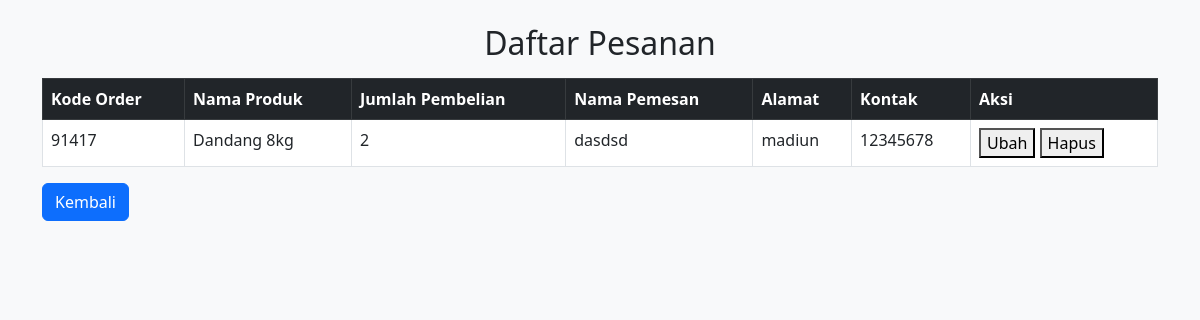
Before: /orders-admin with the older database file.
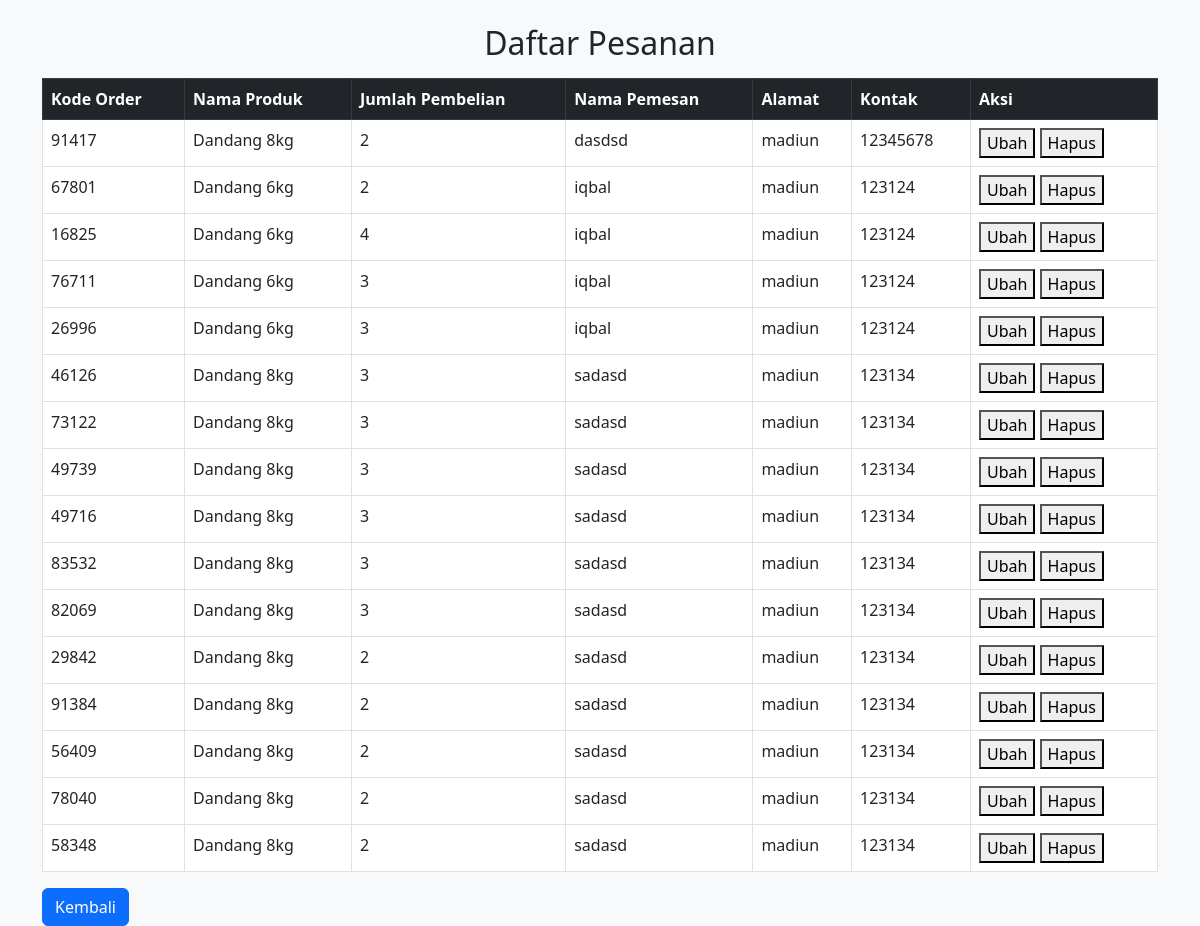
After: the same page with the newer database file.
### tables this page shows
CREATE TABLE orders (
        id INTEGER PRIMARY KEY AUTOINCREMENT,
        kd_order TEXT NOT NULL,
        product_name TEXT NOT NULL,
        quantity INTEGER NOT NULL,
        customer_name TEXT NOT NULL,
        address TEXT NOT NULL,
        contact TEXT NOT NULL
    );

### app.py (the view)
@app.route("/orders-admin")
def orders_admin():
    conn = sqlite3.connect("database.db")
    cursor = conn.cursor()
    cursor.execute("SELECT * FROM orders")
    orders = cursor.fetchall()
    conn.close()
    return render_template("orders_admin.html", orders=orders)

### templates/orders_admin.html (shortened to what this page needs)
<!DOCTYPE html>
<html lang="id">
<head>
    <link rel="stylesheet" href="https://cdn.jsdelivr.net/npm/bootstrap@5.3.0/dist/css/bootstrap.min.css">
</head>
<body class="bg-light">
<div class="container mt-4">
    <h2 class="text-center">Daftar Pesanan</h2>
    <table class="table table-bordered mt-3">
        <thead class="table-dark">
            <tr>
                <th>Kode Order</th>
                <th>Nama Produk</th>
                <th>Jumlah Pembelian</th>
                <th>Nama Pemesan</th>
                <th>Alamat</th>
                <th>Kontak</th>
                <th>Aksi</th>
            </tr>
        </thead>
        <tbody>
            {% for order in orders %}
            <tr>
                <td>{{ order[1] }}</td>
                <td>{{ order[2] }}</td>
                <td>{{ order[3] }}</td>
                <td>{{ order[4] }}</td>
                <td>{{ order[5] }}</td>
                <td>{{ order[6] }}</td>
                <td>
                    <button>Ubah</button>
                    <button>Hapus</button>
                </td>
            </tr>
            {% endfor %}
        </tbody>
    </table>
    <a href="{{ url_for('index') }}" class="btn btn-primary">Kembali</a>
</div>
</body>
</html>

Changed rows visible on the page:
added orders: kd_order "67801", product_name "Dandang 6kg", quantity "2", customer_name "iqbal", address "madiun", contact "123124"
added orders: kd_order "16825", product_name "Dandang 6kg", quantity "4", customer_name "iqbal", address "madiun", contact "123124"
added orders: kd_order "76711", product_name "Dandang 6kg", quantity "3", customer_name "iqbal", address "madiun", contact "123124"
added orders: kd_order "26996", product_name "Dandang 6kg", quantity "3", customer_name "iqbal", address "madiun", contact "123124"
added orders: kd_order "46126", product_name "Dandang 8kg", quantity "3", customer_name "sadasd", address "madiun", contact "123134"
added orders: kd_order "73122", product_name "Dandang 8kg", quantity "3", customer_name "sadasd", address "madiun", contact "123134"
added orders: kd_order "49739", product_name "Dandang 8kg", quantity "3", customer_name "sadasd", address "madiun", contact "123134"
added orders: kd_order "49716", product_name "Dandang 8kg", quantity "3", customer_name "sadasd", address "madiun", contact "123134"
added orders: kd_order "83532", product_name "Dandang 8kg", quantity "3", customer_name "sadasd", address "madiun", contact "123134"
added orders: kd_order "82069", product_name "Dandang 8kg", quantity "3", customer_name "sadasd", address "madiun", contact "123134"
added orders: kd_order "29842", product_name "Dandang 8kg", quantity "2", customer_name "sadasd", address "madiun", contact "123134"
added orders: kd_order "91384", product_name "Dandang 8kg", quantity "2", customer_name "sadasd", address "madiun", contact "123134"
added orders: kd_order "56409", product_name "Dandang 8kg", quantity "2", customer_name "sadasd", address "madiun", contact "123134"
added orders: kd_order "78040", product_name "Dandang 8kg", quantity "2", customer_name "sadasd", address "madiun", contact "123134"
added orders: kd_order "58348", product_name "Dandang 8kg", quantity "2", customer_name "sadasd", address "madiun", contact "123134"
